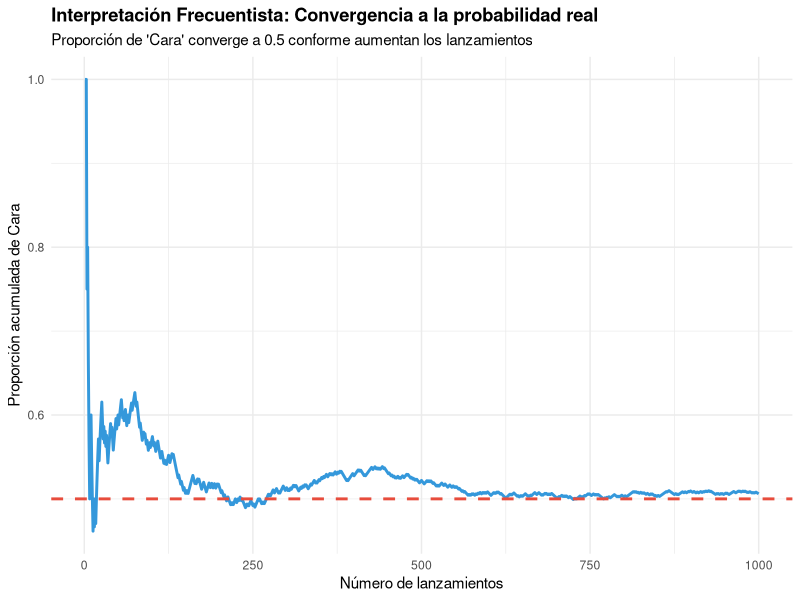
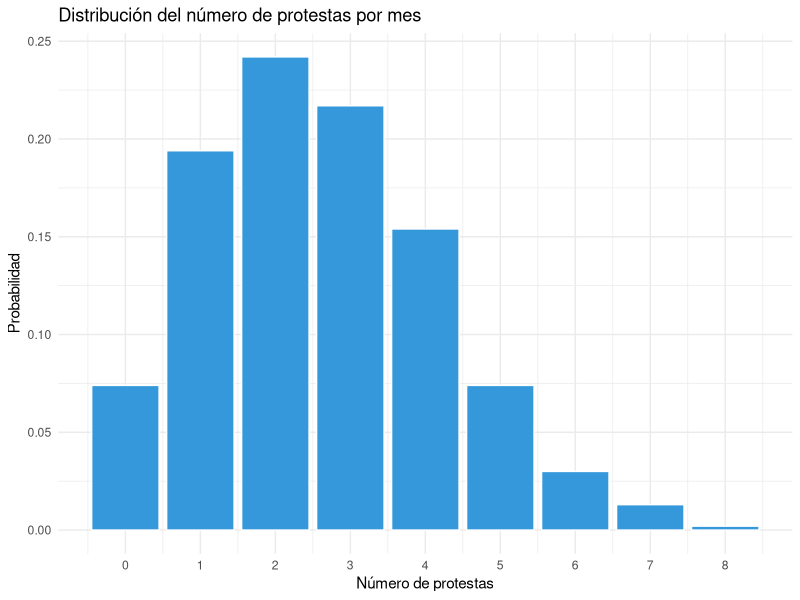
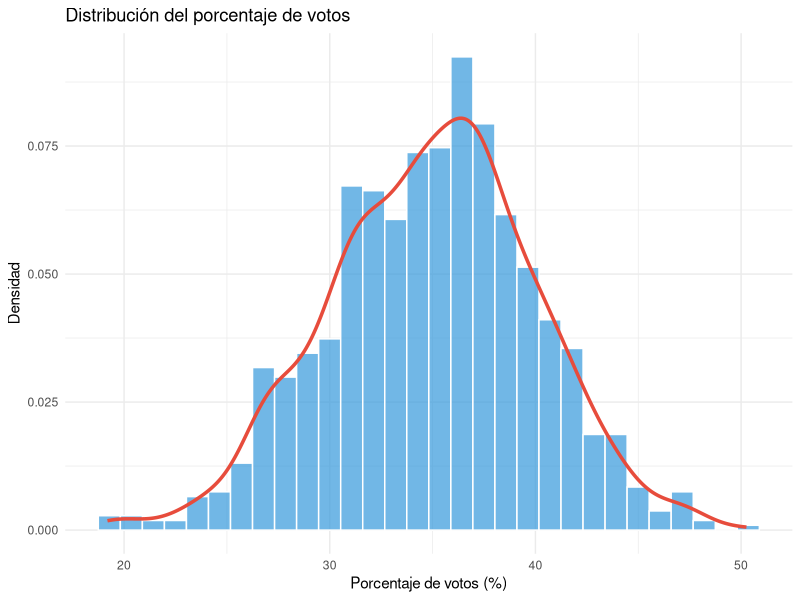
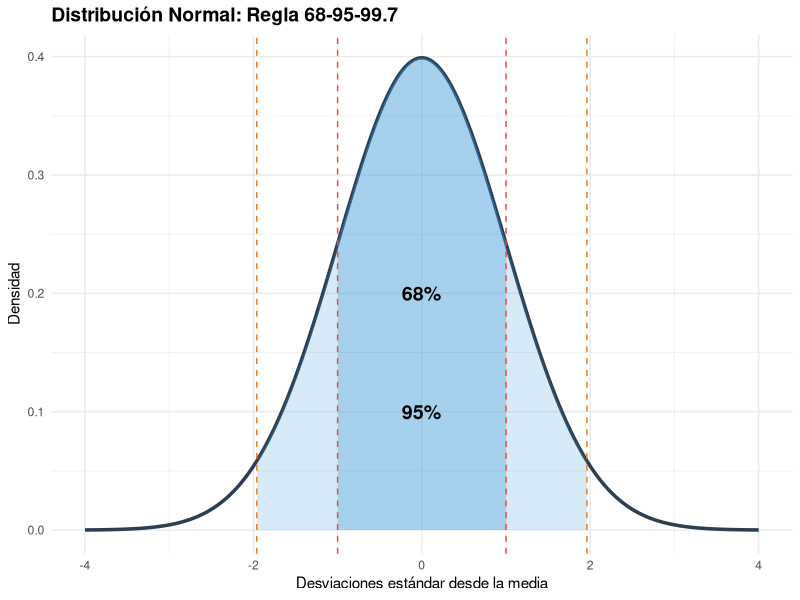
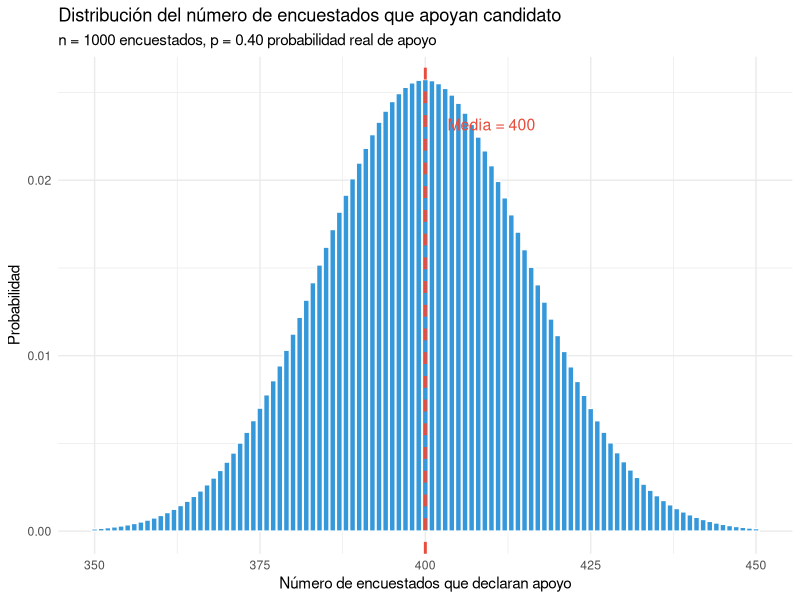
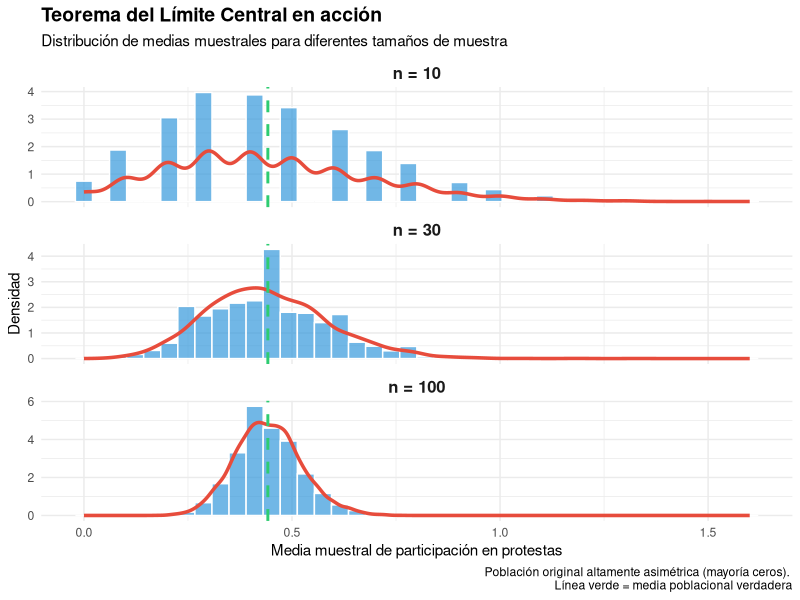

Recreate these plots in R, in order.
## ---- chunk 1
library(ggplot2)
library(dplyr)

# Simulación lanzamiento de moneda (frecuentista)
set.seed(123)
n_lanzamientos <- 1000
lanzamientos <- data.frame(
  n = 1:n_lanzamientos,
  resultado = sample(c("Cara", "Sello"), n_lanzamientos, replace = TRUE)
)

lanzamientos <- lanzamientos %>%
  mutate(
    es_cara = ifelse(resultado == "Cara", 1, 0),
    prop_acumulada = cumsum(es_cara) / n
  )

ggplot(lanzamientos, aes(x = n, y = prop_acumulada)) +
  geom_line(color = "#3498db", size = 1) +
  geom_hline(yintercept = 0.5, linetype = "dashed", color = "#e74c3c", size = 1) +
  labs(
    title = "Interpretación Frecuentista: Convergencia a la probabilidad real",
    subtitle = "Proporción de 'Cara' converge a 0.5 conforme aumentan los lanzamientos",
    x = "Número de lanzamientos",
    y = "Proporción acumulada de Cara"
  ) +
  theme_minimal() +
  theme(plot.title = element_text(face = "bold"))
## ---- chunk 2
# Simulación: Número de protestas por mes en una ciudad
# (Distribución Poisson con promedio = 2.5)
set.seed(456)
protestas <- rpois(1000, lambda = 2.5)

# Tabla de frecuencias
table(protestas) / 1000
## ---- chunk 3
library(ggplot2)
data.frame(protestas = protestas) %>%
  ggplot(aes(x = protestas)) +
  geom_bar(aes(y = after_stat(count)/sum(after_stat(count))),
           fill = "#3498db", color = "white") +
  labs(
    title = "Distribución del número de protestas por mes",
    x = "Número de protestas",
    y = "Probabilidad"
  ) +
  scale_x_continuous(breaks = 0:10) +
  theme_minimal()
## ---- chunk 4
# Simulación: Porcentaje de votos para alcalde
# (Distribución aproximadamente Normal)
set.seed(789)
votos <- rnorm(1000, mean = 35, sd = 5)

# Probabilidad de obtener entre 30% y 40%
mean(votos >= 30 & votos <= 40)
## ---- chunk 5
data.frame(votos = votos) %>%
  ggplot(aes(x = votos)) +
  geom_histogram(aes(y = after_stat(density)), bins = 30,
                 fill = "#3498db", color = "white", alpha = 0.7) +
  geom_density(color = "#e74c3c", size = 1.2) +
  labs(
    title = "Distribución del porcentaje de votos",
    x = "Porcentaje de votos (%)",
    y = "Densidad"
  ) +
  theme_minimal()
## ---- chunk 6
library(ggplot2)

x <- seq(-4, 4, length.out = 1000)
y <- dnorm(x)

df <- data.frame(x = x, y = y)

ggplot(df, aes(x = x, y = y)) +
  geom_line(size = 1.2, color = "#2c3e50") +
  # Área 68%
  geom_area(data = subset(df, x >= -1 & x <= 1),
            fill = "#3498db", alpha = 0.3) +
  # Área 95%
  geom_area(data = subset(df, x >= -1.96 & x <= 1.96),
            fill = "#3498db", alpha = 0.2) +
  # Líneas verticales
  geom_vline(xintercept = c(-1, 1), linetype = "dashed", color = "#e74c3c") +
  geom_vline(xintercept = c(-1.96, 1.96), linetype = "dashed", color = "#e67e22") +
  annotate("text", x = 0, y = 0.2, label = "68%", size = 5, fontface = "bold") +
  annotate("text", x = 0, y = 0.1, label = "95%", size = 5, fontface = "bold") +
  labs(
    title = "Distribución Normal: Regla 68-95-99.7",
    x = "Desviaciones estándar desde la media",
    y = "Densidad"
  ) +
  theme_minimal() +
  theme(plot.title = element_text(face = "bold", size = 14))
## ---- chunk 7
# ¿Qué proporción de hombres mide más de 180 cm?
1 - pnorm(180, mean = 170, sd = 7)

# ¿Qué proporción mide entre 165 y 175 cm?
pnorm(175, mean = 170, sd = 7) - pnorm(165, mean = 170, sd = 7)
## ---- chunk 8
# Probabilidad de observar exactamente 400 apoyos
dbinom(400, size = 1000, prob = 0.40)

# Probabilidad de observar entre 380 y 420 apoyos
sum(dbinom(380:420, size = 1000, prob = 0.40))

# Valor esperado y desviación estándar
n <- 1000; p <- 0.40
c(media = n*p, sd = sqrt(n*p*(1-p)))
## ---- chunk 9
x <- 350:450
probs <- dbinom(x, size = 1000, prob = 0.40)

data.frame(x = x, probabilidad = probs) %>%
  ggplot(aes(x = x, y = probabilidad)) +
  geom_col(fill = "#3498db", color = "white") +
  geom_vline(xintercept = 400, linetype = "dashed", color = "#e74c3c", size = 1) +
  annotate("text", x = 410, y = max(probs)*0.9,
           label = "Media = 400", color = "#e74c3c", size = 4) +
  labs(
    title = "Distribución del número de encuestados que apoyan candidato",
    subtitle = "n = 1000 encuestados, p = 0.40 probabilidad real de apoyo",
    x = "Número de encuestados que declaran apoyo",
    y = "Probabilidad"
  ) +
  theme_minimal()
## ---- chunk 10
# Población NO normal: Participación en protestas (variable muy asimétrica)
# Mayoría no participa (0), algunos participan ocasionalmente
set.seed(2024)
poblacion <- c(rep(0, 7000), rep(1, 2000), rep(2, 700),
               rep(3, 200), rep(4, 80), rep(5, 20))

# Media y SD poblacionales
mu_poblacion <- mean(poblacion)
sigma_poblacion <- sd(poblacion)

cat("Distribución poblacional:\n")
cat("Media:", mu_poblacion, "\n")
cat("SD:", sigma_poblacion, "\n\n")

# Tomamos 5000 muestras de diferentes tamaños y calculamos sus medias
simular_medias <- function(n, n_muestras = 5000) {
  replicate(n_muestras, mean(sample(poblacion, n, replace = TRUE)))
}

medias_n10 <- simular_medias(10)
medias_n30 <- simular_medias(30)
medias_n100 <- simular_medias(100)

# Comparación
resultados <- data.frame(
  tamaño = c("n=10", "n=30", "n=100"),
  media = c(mean(medias_n10), mean(medias_n30), mean(medias_n100)),
  sd_observada = c(sd(medias_n10), sd(medias_n30), sd(medias_n100)),
  sd_teorica = sigma_poblacion / sqrt(c(10, 30, 100))
)

print(resultados)
## ---- chunk 11
library(tidyr)
library(ggplot2)

df_medias <- data.frame(
  n10 = medias_n10,
  n30 = medias_n30,
  n100 = medias_n100
) %>%
  pivot_longer(everything(), names_to = "tamaño", values_to = "media")

df_medias$tamaño <- factor(df_medias$tamaño,
                            levels = c("n10", "n30", "n100"),
                            labels = c("n = 10", "n = 30", "n = 100"))

ggplot(df_medias, aes(x = media)) +
  geom_histogram(aes(y = after_stat(density)), bins = 40,
                 fill = "#3498db", color = "white", alpha = 0.7) +
  geom_density(color = "#e74c3c", size = 1.2) +
  facet_wrap(~ tamaño, ncol = 1, scales = "free_y") +
  geom_vline(xintercept = mu_poblacion, linetype = "dashed",
             color = "#2ecc71", size = 1) +
  labs(
    title = "Teorema del Límite Central en acción",
    subtitle = "Distribución de medias muestrales para diferentes tamaños de muestra",
    x = "Media muestral de participación en protestas",
    y = "Densidad",
    caption = "Población original altamente asimétrica (mayoría ceros). \nLínea verde = media poblacional verdadera"
  ) +
  theme_minimal() +
  theme(
    plot.title = element_text(face = "bold", size = 14),
    strip.text = element_text(face = "bold", size = 12)
  )
